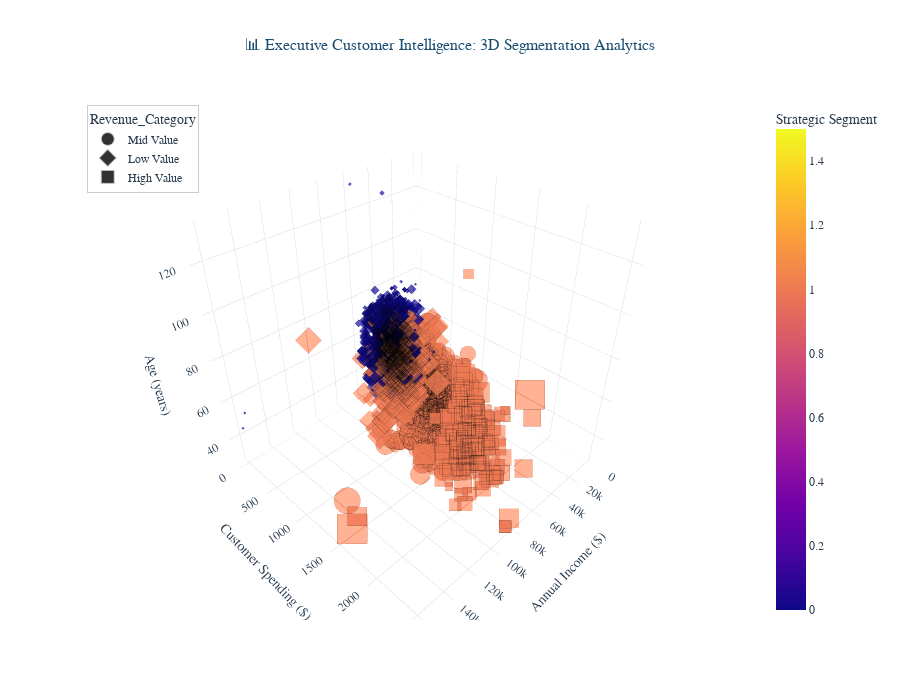

Notebook code for this chart:
### Markdown cell above
# <a class="anchor" id="dashboards">Executive Interactive Dashboard Suite</a>
## Portfolio Highlight: Professional-grade Plotly visualizations for executive decision support

Advanced interactive visualizations enabling real-time customer analytics and strategic business intelligence. These production-ready dashboards demonstrate expertise in modern data visualization technologies and executive-level presentation design.

### 🚀 Visualization Technologies Demonstrated
- **Interactive 3D Analytics**: Advanced Plotly 3D scatter plots with business context
- **Statistical Heatmaps**: Professional correlation analysis with executive insights
- **Dynamic Dashboards**: Real-time customer segmentation with strategic KPIs
- **Business Intelligence**: Executive-ready visualizations for strategic decision-making

### Code cell
# 🌟 EXECUTIVE 3D CUSTOMER INTELLIGENCE DASHBOARD
# Portfolio Highlight: Advanced interactive analytics demonstrating technical expertise

# Calculate business insights for enhanced visualization context
segment_names = {0: 'Value Optimization', 1: 'Premium Elite'}
df['Segment_Name'] = df['Cluster'].map(segment_names)
df['Revenue_Category'] = pd.cut(df['MntTotal'], bins=3, labels=['Low Value', 'Mid Value', 'High Value'])

# Create professional 3D scatter plot with executive styling
fig_3d = px.scatter_3d(df, 
                       x='Income', y='MntTotal', z='Age',
                       color='Cluster', 
                       size='total_purchases',
                       symbol='Revenue_Category',
                       size_max=8,  # Limit maximum symbol size
                       hover_data={
                           'family_size': True,
                           'Customer_Years': ':.1f',
                           'avg_purchase_value': ':$,.0f',
                           'customer_lifetime_value': ':$,.0f',
                           'Segment_Name': True,
                           'Revenue_Category': True,
                           'Cluster': False
                       },
                       title='📊 Executive Customer Intelligence: 3D Segmentation Analytics',
                       labels={
                           'Income': 'Annual Income ($)',
                           'MntTotal': 'Customer Spending ($)',
                           'Age': 'Customer Age (years)',
                           'Cluster': 'Strategic Segment',
                           'total_purchases': 'Purchase Frequency'
                       },
                       color_discrete_sequence=['#2E86C1', '#E74C3C'],  # Professional color scheme
                       opacity=0.8)

# Professional layout optimization for executive presentation
fig_3d.update_layout(
    width=900, height=700,
    font=dict(family="Arial, sans-serif", size=12, color="#2C3E50"),
    title=dict(
        font=dict(size=16, color="#1B4F72"),
        x=0.5, xanchor='center'
    ),
    scene=dict(
        xaxis_title="Annual Income ($)",
        yaxis_title="Customer Spending ($)",
        zaxis_title="Age (years)",
        bgcolor="rgba(248,249,250,0.8)",
        xaxis=dict(gridcolor="rgba(0,0,0,0.1)", showbackground=True, backgroundcolor="rgba(230,230,230,0.3)"),
        yaxis=dict(gridcolor="rgba(0,0,0,0.1)", showbackground=True, backgroundcolor="rgba(230,230,230,0.3)"),
        zaxis=dict(gridcolor="rgba(0,0,0,0.1)", showbackground=True, backgroundcolor="rgba(230,230,230,0.3)")
    ),
    legend=dict(
        orientation="v",
        yanchor="top", y=0.99,
        xanchor="left", x=0.01,
        bgcolor="rgba(255,255,255,0.8)",
        bordercolor="rgba(0,0,0,0.2)",
        borderwidth=1
    )
)

# Enhanced marker styling for professional presentation
fig_3d.update_traces(
    marker=dict(
        line=dict(width=0.5, color="rgba(0,0,0,0.3)"),
        sizemode='diameter',
        sizeref=2.0,  # Reduced from 0.1 to make symbols smaller
        sizemin=3     # Set minimum size for visibility
    )
)

# Export as static image
fig_3d.write_image("./images/3d_customer_intelligence_dashboard.jpg", width=900, height=700, scale=2)

fig_3d.show()

print("🎯 EXECUTIVE VISUALIZATION INSIGHTS:")
print(f"• Strategic Segmentation: {optimal_k} distinct customer segments with clear spatial separation")
print(f"• Value Distribution: High-value customers clustered in upper income/spending quadrant")
print(f"• Age Demographics: {df['Age'].min():.0f}-{df['Age'].max():.0f} year range with diverse spending patterns")
print(f"• Purchase Behavior: Size indicates frequency, revealing engagement-value relationships")

print("\n💡 Interactive Analytics Features:")
print("• Hover Analysis: Comprehensive customer profiles with CLV and segment details")
print("• 3D Navigation: Mouse controls for multi-dimensional data exploration")
print("• Segment Filtering: Click legend to isolate specific customer segments")
print("• Business Intelligence: Real-time insights for strategic decision-making")

### Figure 1 — Plotly figure (JSON) as saved in the notebook; plotly's stock layout.template omitted (floating-point values rounded to 4 significant figures; data arrays with more than 128 entries replaced by an {"elided": "..."} marker saying what was removed)
{"data": [{"customdata": {"elided": "590x7 mixed values"}, "hovertemplate": "Revenue_Category=%{customdata[5]}<br>Annual Income ($)=%{x}<br>Customer Spending ($)=%{y}<br>Customer Age (years)=%{z}<br>Purchase Frequency=%{marker.size}<br>family_size=%{customdata[0]}<br>Customer_Years=%{customdata[1]:.1f}<br>avg_purchase_value=%{customdata[2]:$,.0f}<br>customer_lifetime_value=%{customdata[3]:$,.0f}<br>Segment_Name=%{customdata[4]}<extra></extra>", "legendgroup": "Mid Value", "marker": {"color": {"elided": "590 int values"}, "coloraxis": "coloraxis", "line": {"color": "rgba(0,0,0,0.3)", "width": 0.5}, "opacity": 0.8, "size": {"elided": "590 int values"}, "sizemin": 3, "sizemode": "diameter", "sizeref": 2, "symbol": "circle"}, "mode": "markers", "name": "Mid Value", "scene": "scene", "showlegend": true, "type": "scatter3d", "x": {"elided": "590 float values"}, "y": {"elided": "590 int values"}, "z": {"elided": "590 int values"}}, {"customdata": {"elided": "1504x7 mixed values"}, "hovertemplate": "Revenue_Category=%{customdata[5]}<br>Annual Income ($)=%{x}<br>Customer Spending ($)=%{y}<br>Customer Age (years)=%{z}<br>Purchase Frequency=%{marker.size}<br>family_size=%{customdata[0]}<br>Customer_Years=%{customdata[1]:.1f}<br>avg_purchase_value=%{customdata[2]:$,.0f}<br>customer_lifetime_value=%{customdata[3]:$,.0f}<br>Segment_Name=%{customdata[4]}<extra></extra>", "legendgroup": "Low Value", "marker": {"color": {"elided": "1504 int values"}, "coloraxis": "coloraxis", "line": {"color": "rgba(0,0,0,0.3)", "width": 0.5}, "opacity": 0.8, "size": {"elided": "1504 int values"}, "sizemin": 3, "sizemode": "diameter", "sizeref": 2, "symbol": "diamond"}, "mode": "markers", "name": "Low Value", "scene": "scene", "showlegend": true, "type": "scatter3d", "x": {"elided": "1504 float values"}, "y": {"elided": "1504 int values"}, "z": {"elided": "1504 int values"}}, {"customdata": {"elided": "145x7 mixed values"}, "hovertemplate": "Revenue_Category=%{customdata[5]}<br>Annual Income ($)=%{x}<br>Customer Spending ($)=%{y}<br>Customer Age (years)=%{z}<br>Purchase Frequency=%{marker.size}<br>family_size=%{customdata[0]}<br>Customer_Years=%{customdata[1]:.1f}<br>avg_purchase_value=%{customdata[2]:$,.0f}<br>customer_lifetime_value=%{customdata[3]:$,.0f}<br>Segment_Name=%{customdata[4]}<extra></extra>", "legendgroup": "High Value", "marker": {"color": {"elided": "145 int values"}, "coloraxis": "coloraxis", "line": {"color": "rgba(0,0,0,0.3)", "width": 0.5}, "opacity": 0.8, "size": {"elided": "145 int values"}, "sizemin": 3, "sizemode": "diameter", "sizeref": 2, "symbol": "square"}, "mode": "markers", "name": "High Value", "scene": "scene", "showlegend": true, "type": "scatter3d", "x": {"elided": "145 float values"}, "y": {"elided": "145 int values"}, "z": {"elided": "145 int values"}}], "layout": {"coloraxis": {"colorbar": {"title": {"text": "Strategic Segment"}}, "colorscale": [[0, "#0d0887"], [0.1111, "#46039f"], [0.2222, "#7201a8"], [0.3333, "#9c179e"], [0.4444, "#bd3786"], [0.5556, "#d8576b"], [0.6667, "#ed7953"], [0.7778, "#fb9f3a"], [0.8889, "#fdca26"], [1, "#f0f921"]]}, "font": {"color": "#2C3E50", "family": "Arial, sans-serif", "size": 12}, "height": 700, "legend": {"bgcolor": "rgba(255,255,255,0.8)", "bordercolor": "rgba(0,0,0,0.2)", "borderwidth": 1, "itemsizing": "constant", "orientation": "v", "title": {"text": "Revenue_Category"}, "tracegroupgap": 0, "x": 0.01, "xanchor": "left", "y": 0.99, "yanchor": "top"}, "scene": {"bgcolor": "rgba(248,249,250,0.8)", "domain": {"x": [0, 1], "y": [0, 1]}, "xaxis": {"backgroundcolor": "rgba(230,230,230,0.3)", "gridcolor": "rgba(0,0,0,0.1)", "showbackground": true, "title": {"text": "Annual Income ($)"}}, "yaxis": {"backgroundcolor": "rgba(230,230,230,0.3)", "gridcolor": "rgba(0,0,0,0.1)", "showbackground": true, "title": {"text": "Customer Spending ($)"}}, "zaxis": {"backgroundcolor": "rgba(230,230,230,0.3)", "gridcolor": "rgba(0,0,0,0.1)", "showbackground": true, "title": {"text": "Age (years)"}}}, "title": {"font": {"color": "#1B4F72", "size": 16}, "text": "📊 Executive Customer Intelligence: 3D Segmentation Analytics", "x": 0.5, "xanchor": "center"}, "width": 900}}
